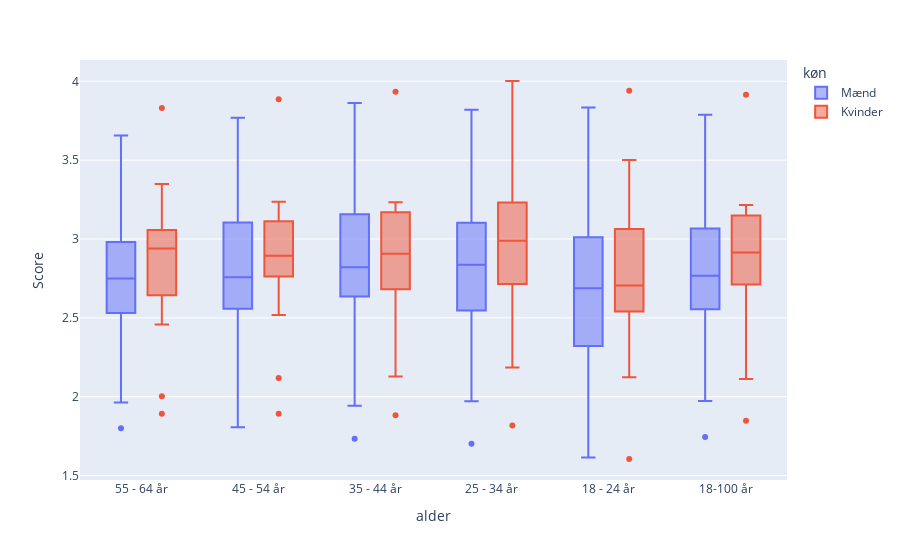

Notebook code for this chart:
### Markdown cell above
Grafen nedenfor er et boxplot der confirmer ovenstående finding

### Code cell
df = koen_alder_data_filtered[koen_alder_data_filtered['Hoej Score Godt'] == 0]
fig = px.box(df, x='alder', y='Score', color='køn')
fig.show()

### Figure 1 — Plotly figure (JSON) as saved in the notebook; plotly's stock layout.template omitted (floating-point values rounded to 4 significant figures)
{"data": [{"alignmentgroup": "True", "hovertemplate": "køn=Mænd<br>alder=%{x}<br>Score=%{y}<extra></extra>", "legendgroup": "Mænd", "marker": {"color": "#636efa"}, "name": "Mænd", "notched": false, "offsetgroup": "Mænd", "orientation": "v", "showlegend": true, "type": "box", "x": ["55 - 64 år", "55 - 64 år", "45 - 54 år", "45 - 54 år", "35 - 44 år", "35 - 44 år", "25 - 34 år", "25 - 34 år", "18 - 24 år", "18 - 24 år", "18-100 år", "18-100 år", "55 - 64 år", "55 - 64 år", "45 - 54 år", "45 - 54 år", "35 - 44 år", "35 - 44 år", "25 - 34 år", "25 - 34 år", "18 - 24 år", "18 - 24 år", "18-100 år", "18-100 år", "55 - 64 år", "55 - 64 år", "45 - 54 år", "45 - 54 år", "35 - 44 år", "35 - 44 år", "25 - 34 år", "25 - 34 år", "18 - 24 år", "18 - 24 år", "18-100 år", "18-100 år", "55 - 64 år", "55 - 64 år", "55 - 64 år", "55 - 64 år", "55 - 64 år", "55 - 64 år", "45 - 54 år", "45 - 54 år", "45 - 54 år", "45 - 54 år", "45 - 54 år", "45 - 54 år", "35 - 44 år", "35 - 44 år", "35 - 44 år", "35 - 44 år", "35 - 44 år", "35 - 44 år", "25 - 34 år", "25 - 34 år", "25 - 34 år", "25 - 34 år", "25 - 34 år", "25 - 34 år", "18 - 24 år", "18 - 24 år", "18 - 24 år", "18 - 24 år", "18 - 24 år", "18 - 24 år", "18-100 år", "18-100 år", "18-100 år", "18-100 år", "18-100 år", "18-100 år", "55 - 64 år", "55 - 64 år", "55 - 64 år", "55 - 64 år", "45 - 54 år", "45 - 54 år", "45 - 54 år", "45 - 54 år", "35 - 44 år", "35 - 44 år", "35 - 44 år", "35 - 44 år", "25 - 34 år", "25 - 34 år", "25 - 34 år", "25 - 34 år", "18 - 24 år", "18 - 24 år", "18 - 24 år", "18 - 24 år", "18-100 år", "18-100 år", "18-100 år", "18-100 år"], "x0": " ", "xaxis": "x", "y": [2.853, 2.68, 2.759, 2.642, 2.638, 2.633, 2.513, 2.582, 2.448, 2.303, 2.664, 2.6, 1.801, 1.963, 1.806, 2.056, 1.733, 1.943, 1.702, 1.971, 1.614, 1.85, 1.745, 1.972, 2.433, 2.665, 2.563, 2.756, 2.67, 2.839, 2.638, 2.81, 2.52, 2.612, 2.575, 2.756, 3.097, 3.13, 3.058, 2.905, 2.427, 3.656, 3.202, 3.33, 3.146, 3.064, 2.52, 3.769, 3.286, 3.36, 3.209, 3.107, 2.67, 3.863, 3.219, 3.277, 3.117, 3.056, 2.586, 3.82, 3.047, 3.248, 2.892, 2.848, 2.339, 3.833, 3.19, 3.28, 3.113, 3.021, 2.534, 3.787, 2.72, 2.813, 2.63, 2.779, 2.74, 2.891, 2.552, 2.895, 2.801, 3.044, 2.392, 3.046, 2.862, 3.062, 2.275, 3.088, 2.762, 3.068, 2.156, 2.975, 2.778, 2.965, 2.434, 2.956], "y0": " ", "yaxis": "y"}, {"alignmentgroup": "True", "hovertemplate": "køn=Kvinder<br>alder=%{x}<br>Score=%{y}<extra></extra>", "legendgroup": "Kvinder", "marker": {"color": "#EF553B"}, "name": "Kvinder", "notched": false, "offsetgroup": "Kvinder", "orientation": "v", "showlegend": true, "type": "box", "x": ["55 - 64 år", "55 - 64 år", "45 - 54 år", "45 - 54 år", "35 - 44 år", "35 - 44 år", "25 - 34 år", "25 - 34 år", "18 - 24 år", "18 - 24 år", "18-100 år", "18-100 år", "55 - 64 år", "55 - 64 år", "45 - 54 år", "45 - 54 år", "35 - 44 år", "35 - 44 år", "25 - 34 år", "25 - 34 år", "18 - 24 år", "18 - 24 år", "18-100 år", "18-100 år", "55 - 64 år", "55 - 64 år", "45 - 54 år", "45 - 54 år", "35 - 44 år", "35 - 44 år", "25 - 34 år", "25 - 34 år", "18 - 24 år", "18 - 24 år", "18-100 år", "18-100 år", "55 - 64 år", "55 - 64 år", "55 - 64 år", "55 - 64 år", "55 - 64 år", "55 - 64 år", "45 - 54 år", "45 - 54 år", "45 - 54 år", "45 - 54 år", "45 - 54 år", "45 - 54 år", "35 - 44 år", "35 - 44 år", "35 - 44 år", "35 - 44 år", "35 - 44 år", "35 - 44 år", "25 - 34 år", "25 - 34 år", "25 - 34 år", "25 - 34 år", "25 - 34 år", "25 - 34 år", "18 - 24 år", "18 - 24 år", "18 - 24 år", "18 - 24 år", "18 - 24 år", "18 - 24 år", "18-100 år", "18-100 år", "18-100 år", "18-100 år", "18-100 år", "18-100 år", "55 - 64 år", "55 - 64 år", "55 - 64 år", "55 - 64 år", "45 - 54 år", "45 - 54 år", "45 - 54 år", "45 - 54 år", "35 - 44 år", "35 - 44 år", "35 - 44 år", "35 - 44 år", "25 - 34 år", "25 - 34 år", "25 - 34 år", "25 - 34 år", "18 - 24 år", "18 - 24 år", "18 - 24 år", "18 - 24 år", "18-100 år", "18-100 år", "18-100 år", "18-100 år"], "x0": " ", "xaxis": "x", "y": [3.349, 3.045, 3.237, 2.994, 3.16, 2.975, 3.131, 2.994, 2.67, 2.68, 3.167, 2.971, 1.892, 2.003, 1.892, 2.119, 1.883, 2.128, 1.818, 2.186, 1.605, 2.123, 1.848, 2.113, 2.458, 2.821, 2.518, 2.854, 2.569, 2.885, 2.645, 2.954, 2.519, 2.713, 2.543, 2.861, 3.071, 2.658, 3.09, 2.684, 2.628, 3.831, 3.165, 2.872, 3.118, 2.822, 2.702, 3.887, 3.206, 2.878, 3.137, 2.827, 2.752, 3.934, 3.292, 2.92, 3.173, 2.985, 2.784, 4.002, 2.896, 3.03, 2.706, 2.705, 2.43, 3.94, 3.157, 2.855, 3.09, 2.817, 2.691, 3.914, 2.933, 3.016, 2.946, 2.989, 2.916, 3.108, 2.824, 3.06, 2.928, 3.233, 2.61, 3.179, 3.072, 3.43, 2.609, 3.325, 3.097, 3.502, 2.561, 3.259, 2.968, 3.216, 2.732, 3.142], "y0": " ", "yaxis": "y"}], "layout": {"boxmode": "group", "legend": {"title": {"text": "køn"}, "tracegroupgap": 0}, "margin": {"t": 60}, "xaxis": {"anchor": "y", "domain": [0, 1], "title": {"text": "alder"}}, "yaxis": {"anchor": "x", "domain": [0, 1], "title": {"text": "Score"}}}}
